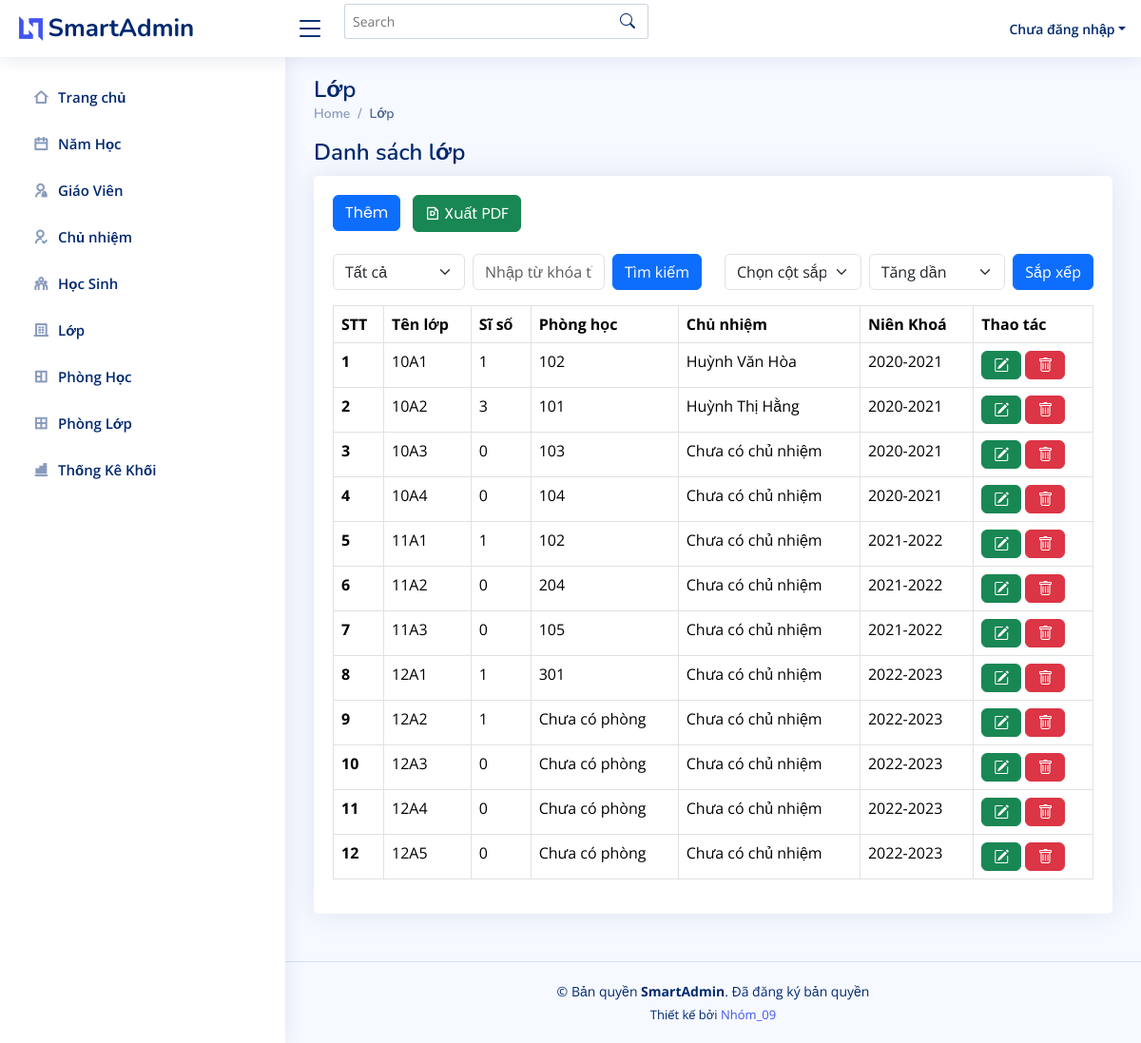
The page /lop.php on the database its author committed.
### tables this page shows
CREATE TABLE `lop` (
  `maLop` int NOT NULL AUTO_INCREMENT,
  `tenLop` varchar(50) DEFAULT NULL,
  `maNamHoc` int DEFAULT NULL,
  `maKhoi` int DEFAULT NULL,
  PRIMARY KEY (`maLop`),
  KEY `fk_namhoc_maNamHoc` (`maNamHoc`),
  CONSTRAINT `fk_namhoc_maNamHoc` FOREIGN KEY (`maNamHoc`) REFERENCES `namhoc` (`maNamHoc`)
);

CREATE TABLE `namhoc` (
  `maNamHoc` int NOT NULL AUTO_INCREMENT,
  `nienKhoa` varchar(50) NOT NULL,
  PRIMARY KEY (`maNamHoc`)
);

### lop.php (the view, shortened to what this page needs)
<?php
include('partials/header.php');
include('partials/sidebar.php');
include('partials/connectDB.php');
?>
<main id="main" class="main">
  <div class="pagetitle">
    <h1>Lớp</h1>
    <nav>
      <ol class="breadcrumb">
        <li class="breadcrumb-item"><a href="index.html">Home</a></li>
        <li class="breadcrumb-item active">Lớp</li>
      </ol>
    </nav>
  </div>
  <div class="pagetitle">
    <h1>Danh sách lớp</h1>
  </div>
  <section class="section">
    <div class="row">
      <div class="col-lg-12">
        <div class="card">
          <div class="card-body">
            <h5 class="card-title d-flex justify-content-between align-items-center">
              <div>
                <a href="add_lop.php" class="btn btn-primary me-2">Thêm</a>
                <a href="export_pdf_lop.php?column=<?php echo isset($_GET['column']) ? $_GET['column'] : ''; ?>&keyword=<?php echo isset($_GET['keyword']) ? $_GET['keyword'] : ''; ?>&order=<?php echo isset($_GET['order']) ? $_GET['order'] : 'asc'; ?>" class="btn btn-success me-4">
                  <i class="ri-file-pdf-line"></i> Xuất PDF
                </a>
              </div>
            </h5>
            <div class="row">
              <form method="GET" action="" class="d-flex align-items-center w-50">
                <div class="me-2" style="flex: 1;">
                  <select name="column" class="form-select">
                    <option value="">Tất cả</option>
                  </select>
                </div>
                <div class="me-2" style="flex: 1;">
                  <input type="text" name="keyword" class="form-control" placeholder="Nhập từ khóa tìm kiếm">
                </div>
                <button type="submit" class="btn btn-primary">Tìm kiếm</button>
              </form>
              <form method="GET" action="" class="d-flex align-items-center w-50">
                <div class="me-2" style="flex: 1;">
                  <select name="sort_column" class="form-select">
                    <option value="">Chọn cột sắp xếp</option>
                  </select>
                </div>
                <div class="me-2" style="flex: 1;">
                  <select name="sort_order" class="form-select">
                    <option value="asc">Tăng dần</option>
                  </select>
                </div>
                <button type="submit" class="btn btn-primary">Sắp xếp</button>
              </form>
            </div>
            <table class="table table-bordered">
              <thead>
                <tr>
                  <th scope="col">STT</th>
                  <th scope="col">Tên lớp</th>
                  <th scope="col">Sĩ số</th>
                  <th scope="col">Phòng học</th>
                  <th scope="col">Chủ nhiệm</th>
                  <th scope="col">Niên Khoá</th>
                  <th scope="col">Thao tác</th>
              </thead>
              <tbody>
                <?php
                $sql = "SELECT lop.maLop, lop.tenLop,
                        COUNT(hocsinh.maHS) AS soHocSinh,
                        giaovien.hoTen AS giaoVienChuNhiem,
                        namhoc.nienKhoa,
                        phonghoc.soPhong AS phongHoc
                        FROM lop
                        LEFT JOIN hocsinh ON lop.maLop = hocsinh.maLop
                        LEFT JOIN chunhiem ON lop.maLop = chunhiem.maLop
                        LEFT JOIN giaovien ON chunhiem.maGV = giaovien.maGV
                        LEFT JOIN namhoc ON namhoc.maNamHoc = lop.maNamHoc
                        LEFT JOIN phonglop ON lop.maLop = phonglop.maLop
                        LEFT JOIN phonghoc ON phonglop.maPhong = phonghoc.maPhong
                        GROUP BY lop.maLop, lop.tenLop, giaovien.hoTen, lop.maNamHoc, phonghoc.soPhong";
                $stmt = $conn->prepare($sql);
                $stmt->execute();
                $result = $stmt->get_result();
                if ($result->num_rows > 0) {
                  $stt = 1;
                  while ($row = $result->fetch_assoc()) {
                    echo "<tr>
                            <th scope='row'>{$stt}</th>
                            <td>{$row['tenLop']}</td>
                            <td>{$row['soHocSinh']}</td>
                            <td>" . (!empty($row['phongHoc']) ? $row['phongHoc'] : 'Chưa có phòng') . "</td>
                            <td>" . (!empty($row['giaoVienChuNhiem']) ? $row['giaoVienChuNhiem'] : 'Chưa có chủ nhiệm') . "</td>
                            <td>{$row['nienKhoa']}</td>
                            <td>
                              <a href='edit_lop.php?maLop=" . $row['maLop'] . "' class='btn btn-success'><i class='bi bi-pencil-square'></i></a>
                              <a href='lop.php?delete=true&maLop=" . $row['maLop'] . "' class='btn btn-danger' onclick='return confirm(\"Bạn có chắc chắn muốn xóa không?\")'><i class='bi bi-trash'></i></a>
                            </td>
                          </tr>";
                    $stt++;
                  }
                } else {
                  echo "<tr><td colspan='7' class='text-center'>Không có dữ liệu nào</td></tr>";
                }
                ?>
              </tbody>
            </table>
          </div>
        </div>
      </div>
    </div>
  </section>
</main>
<?php include('partials/footer.php'); ?>

### assets/css/style.css (style rules this page uses)
a { color: #4154f1; text-decoration: none; }
h1, h2, h3, h4, h5, h6 { font-family: "Nunito", sans-serif; }
#main { margin-top: 60px; padding: 20px 30px; transition: all 0.3s; }
.pagetitle { margin-bottom: 10px; }
.pagetitle h1 { font-size: 24px; margin-bottom: 0; font-weight: 600; color: #012970; }
.card { margin-bottom: 30px; border: none; border-radius: 5px; box-shadow: 0px 0 30px rgba(1, 41, 112, 0.1); }
.card-title { padding: 20px 0 15px 0; font-size: 18px; font-weight: 500; color: #012970; font-family: "Poppins", sans-serif; }
.card-body { padding: 0 20px 20px 20px; }
.breadcrumb { font-size: 14px; font-family: "Nunito", sans-serif; color: #899bbd; font-weight: 600; }
.breadcrumb a { color: #899bbd; transition: 0.3s; }
.breadcrumb .breadcrumb-item::before { color: #899bbd; }
.breadcrumb .active { color: #51678f; font-weight: 600; }
@media (min-width: 1200px) { #main, #footer { margin-left: 300px; } }

### rows shown on the page
lop: tenLop "10A1", soHocSinh "1", phongHoc "102", giaoVienChuNhiem "Huỳnh Văn Hòa", maNamHoc.nienKhoa "2020-2021"
lop: tenLop "10A2", soHocSinh "3", phongHoc "101", giaoVienChuNhiem "Huỳnh Thị Hằng", maNamHoc.nienKhoa "2020-2021"
lop: tenLop "10A3", soHocSinh "0", phongHoc "103", shows "Chưa có chủ nhiệm", maNamHoc.nienKhoa "2020-2021"
lop: tenLop "10A4", soHocSinh "0", phongHoc "104", shows "Chưa có chủ nhiệm", maNamHoc.nienKhoa "2020-2021"
lop: tenLop "11A1", soHocSinh "1", phongHoc "102", shows "Chưa có chủ nhiệm", maNamHoc.nienKhoa "2021-2022"
lop: tenLop "11A2", soHocSinh "0", phongHoc "204", shows "Chưa có chủ nhiệm", maNamHoc.nienKhoa "2021-2022"
lop: tenLop "11A3", soHocSinh "0", phongHoc "105", shows "Chưa có chủ nhiệm", maNamHoc.nienKhoa "2021-2022"
lop: tenLop "12A1", soHocSinh "1", phongHoc "301", shows "Chưa có chủ nhiệm", maNamHoc.nienKhoa "2022-2023"
lop: tenLop "12A2", soHocSinh "1", shows "Chưa có phòng", shows "Chưa có chủ nhiệm", maNamHoc.nienKhoa "2022-2023"
lop: tenLop "12A3", soHocSinh "0", shows "Chưa có phòng", shows "Chưa có chủ nhiệm", maNamHoc.nienKhoa "2022-2023"
lop: tenLop "12A4", soHocSinh "0", shows "Chưa có phòng", shows "Chưa có chủ nhiệm", maNamHoc.nienKhoa "2022-2023"
lop: tenLop "12A5", soHocSinh "0", shows "Chưa có phòng", shows "Chưa có chủ nhiệm", maNamHoc.nienKhoa "2022-2023"
